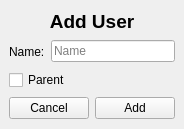
<?xml version="1.0" encoding="UTF-8"?>
<ui version="4.0">
 <class>addUserWindow</class>
 <widget class="QWidget" name="addUserWindow">
  <property name="geometry">
   <rect>
    <x>0</x>
    <y>0</y>
    <width>156</width>
    <height>129</height>
   </rect>
  </property>
  <property name="windowTitle">
   <string>Add User</string>
  </property>
  <layout class="QVBoxLayout" name="verticalLayout">
   <property name="spacing">
    <number>-1</number>
   </property>
   <property name="leftMargin">
    <number>9</number>
   </property>
   <property name="topMargin">
    <number>9</number>
   </property>
   <property name="rightMargin">
    <number>9</number>
   </property>
   <property name="bottomMargin">
    <number>9</number>
   </property>
   <item>
    <widget class="QLabel" name="label">
     <property name="font">
      <font>
       <pointsize>14</pointsize>
       <bold>true</bold>
      </font>
     </property>
     <property name="text">
      <string>Add User</string>
     </property>
     <property name="alignment">
      <set>Qt::AlignCenter</set>
     </property>
    </widget>
   </item>
   <item>
    <widget class="QWidget" name="widget_3" native="true">
     <layout class="QHBoxLayout" name="horizontalLayout_2">
      <property name="spacing">
       <number>6</number>
      </property>
      <property name="leftMargin">
       <number>0</number>
      </property>
      <property name="topMargin">
       <number>0</number>
      </property>
      <property name="rightMargin">
       <number>0</number>
      </property>
      <property name="bottomMargin">
       <number>0</number>
      </property>
      <item>
       <widget class="QLabel" name="label_2">
        <property name="text">
         <string>Name:</string>
        </property>
       </widget>
      </item>
      <item>
       <widget class="QLineEdit" name="nameInput">
        <property name="placeholderText">
         <string>Name</string>
        </property>
       </widget>
      </item>
     </layout>
    </widget>
   </item>
   <item>
    <widget class="QCheckBox" name="isParent">
     <property name="text">
      <string>Parent</string>
     </property>
    </widget>
   </item>
   <item>
    <widget class="QWidget" name="widget" native="true">
     <layout class="QHBoxLayout" name="horizontalLayout">
      <property name="leftMargin">
       <number>0</number>
      </property>
      <property name="topMargin">
       <number>0</number>
      </property>
      <property name="rightMargin">
       <number>0</number>
      </property>
      <property name="bottomMargin">
       <number>0</number>
      </property>
      <item>
       <widget class="QPushButton" name="cancelBtn">
        <property name="styleSheet">
         <string notr="true"/>
        </property>
        <property name="text">
         <string>Cancel</string>
        </property>
       </widget>
      </item>
      <item>
       <widget class="QPushButton" name="addBtn">
        <property name="text">
         <string>Add</string>
        </property>
       </widget>
      </item>
     </layout>
    </widget>
   </item>
  </layout>
 </widget>
 <resources/>
 <connections/>
</ui>
